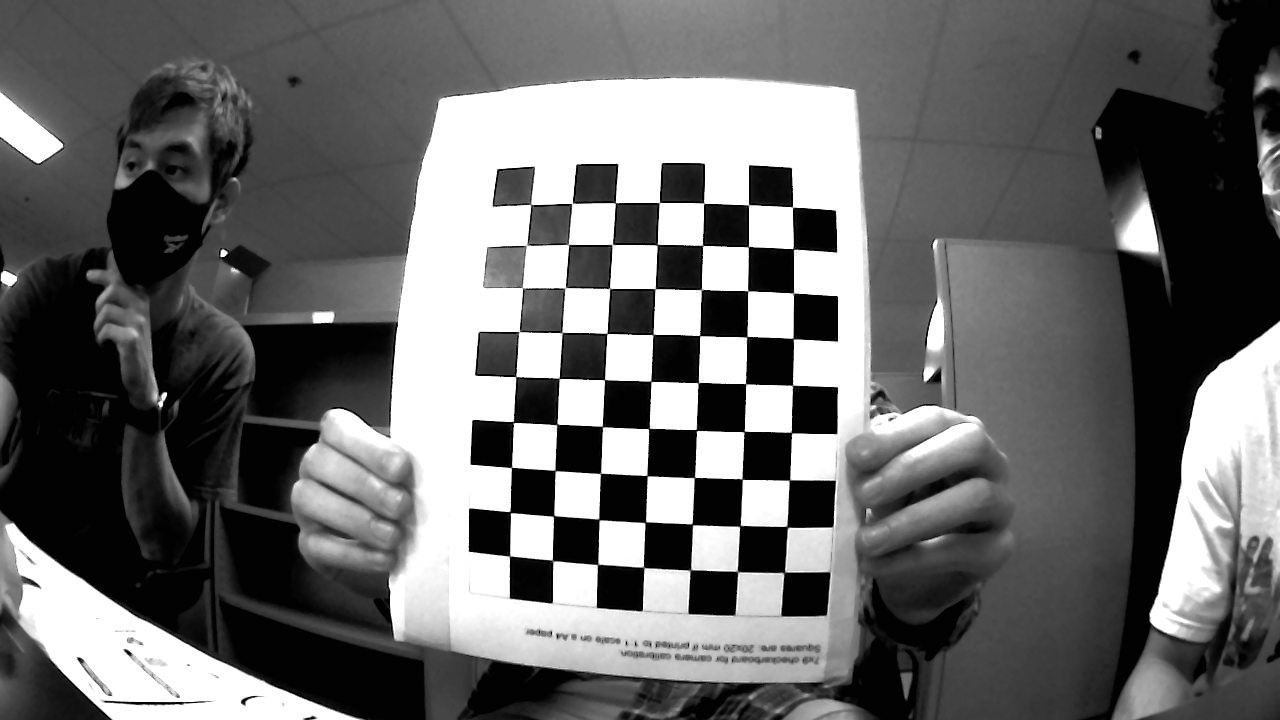
#> input picture Linux Code/Camera Roll/WIN_20211018_17_45_04_Pro.jpg, 1280 x 720 px; its folder holds only this picture in this run
$ python CameraCallibration.py
#> lines starting #> are read from the running program, lines starting #| are printed output that depends on the picture; after the words box and inside, x2 and y2 are one past the last pixel; in counts of white or black regions, pixels touching at a corner belong together; long printed decimals are rounded
import numpy as np
import cv2 as cv
import glob

chessboardSize = (7,9)
frameSize = (1280, 720)

# termination criteria
criteria = (cv.TERM_CRITERIA_EPS + cv.TERM_CRITERIA_MAX_ITER, 30, 0.001)
# prepare object points, like (0,0,0), (1,0,0), (2,0,0) ....,(6,5,0)
objp = np.zeros((chessboardSize[0]*chessboardSize[1], 3), np.float32)
objp[:,:2] = np.mgrid[0:chessboardSize[0], 0:chessboardSize[1]].T.reshape(-1,2)
# Arrays to store object points and image points from all the images.
objpoints = [] # 3d point in real world space
imgpoints = [] # 2d points in image plane.

print("enetering loop")

images = glob.glob('Camera Roll/*.jpg')
for fname in images:
    img = cv.imread(fname)
#> img is the input picture: shape (720, 1280, 3); min 0, max 255, mean 105.1
    gray = cv.cvtColor(img, cv.COLOR_BGR2GRAY)
    # Find the chess board corners
    ret, corners = cv.findChessboardCorners(gray, chessboardSize, None)
#> ret = True; corners = 63 rows, first 8: [530.6, 204.4], [572.1, 203.4], [615.3, 202.7], [659.3, 202.6], [703.9, 203.2], [748.6, 204.8], [792.4, 207.1], [526.4, 245.4]
    # If found, add object points, image points (after refining them)
    if ret == True:
        objpoints.append(objp)
        corners2 = cv.cornerSubPix(gray,corners, (11,11), (-1,-1), criteria)
#> corners2 = 63 rows, first 8: [530.8, 204.5], [572.1, 203.4], [615.4, 202.7], [659.3, 202.5], [703.5, 203.2], [748.5, 204.7], [792.5, 207], [526.6, 245.4]
        imgpoints.append(corners)
        # Draw and display the corners
        cv.drawChessboardCorners(img, chessboardSize, corners2, ret)
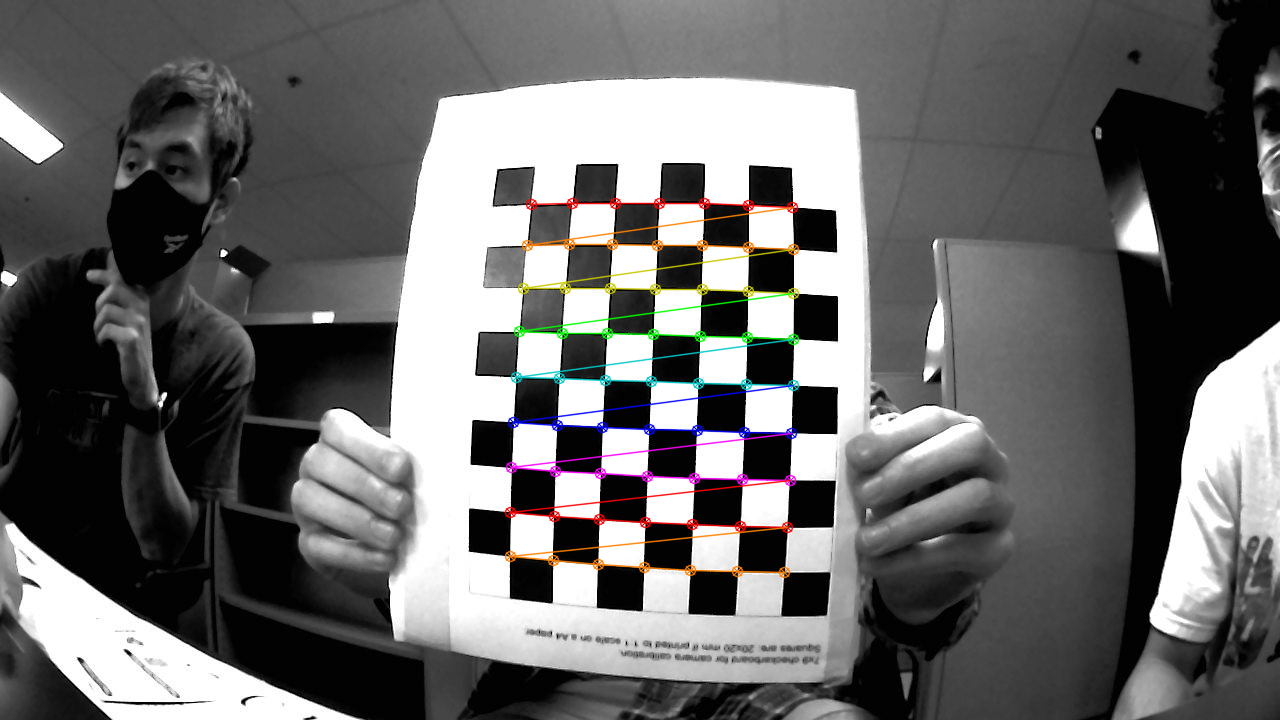
#> img: shape (720, 1280, 3); 2.06% of pixels changed, all inside (x1, y1, x2, y2) = (504, 197, 800, 579)
        cv.imshow('img', img)
        cv.waitKey(1000)
cv.destroyAllWindows()

#### Calibration ####

ret, mtx, dist, rvecs, tvecs = cv.calibrateCamera(objpoints, imgpoints, frameSize, None, None)
#> ret = 0.223; mtx = [[1011.1, 0, 651.3], [0, 1014.8, 335.7], [0, 0, 1]]; dist = [[-0.968, -0.603, 0.0278, 0.0173, 16.95]]; rvecs = ([-0.179, 0.112, 0.0346],); tvecs = ([-2.81, -3.05, 22.42],)
print("Camera Calibrated: ", ret)
#| Camera Calibrated:  0.223
print("\nCamera Matrix:\n", mtx)
#| Camera Matrix:
#|  [[1.01114303e+03 0.00000000e+00 6.51255994e+02]
#|  [0.00000000e+00 1.01479599e+03 3.35682281e+02]
#|  [0.00000000e+00 0.00000000e+00 1.00000000e+00]]
print("\nDistortion Parameters:\n", dist)
#| Distortion Parameters:
#|  [[-0.968 -0.6033  0.02776  0.01728 16.952]]
print("\nRotation Vectors:\n", rvecs)
#| Rotation Vectors:
#|  (array([[-0.179],
#|        [ 0.1118],
#|        [ 0.0346]]),)
print("\nTranslation Vectors:\n", tvecs)
#| Translation Vectors:
#|  (array([[-2.809],
#|        [-3.051],
#|        [22.423]]),)

$ run again, on Linux Code/Camera Roll/WIN_20211018_17_45_14_Pro.jpg
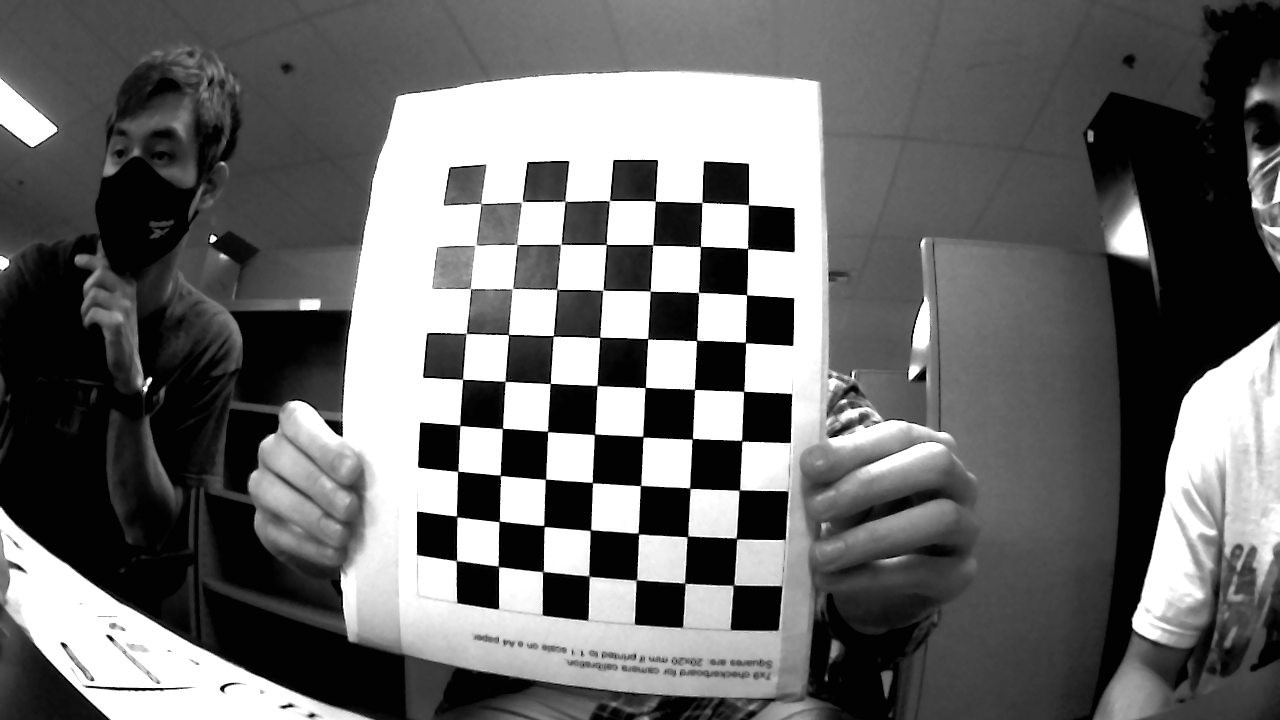
#> input picture Linux Code/Camera Roll/WIN_20211018_17_45_14_Pro.jpg, 1280 x 720 px
#> img is the input picture: shape (720, 1280, 3); min 0, max 255, mean 105.8
#> `ret, corners = cv.findChessboardCorners(gray, chessboardSize, None)`: ret = True; corners = 63 rows, first 8: [480.9, 203.5], [522.5, 201.4], [565.1, 201.3], [609.6, 200.5], [655.3, 201], [702, 202.4], [748.4, 204.6], [476.2, 244.6]
#> corners2 = 63 rows, first 8: [480.8, 203.5], [521.7, 201.6], [564.9, 201.4], [609.4, 200.6], [655.4, 201.1], [701.9, 202.5], [748.5, 204.7], [475.5, 245.4]
#> `cv.drawChessboardCorners(img, chessboardSize, corners2, ret)`:
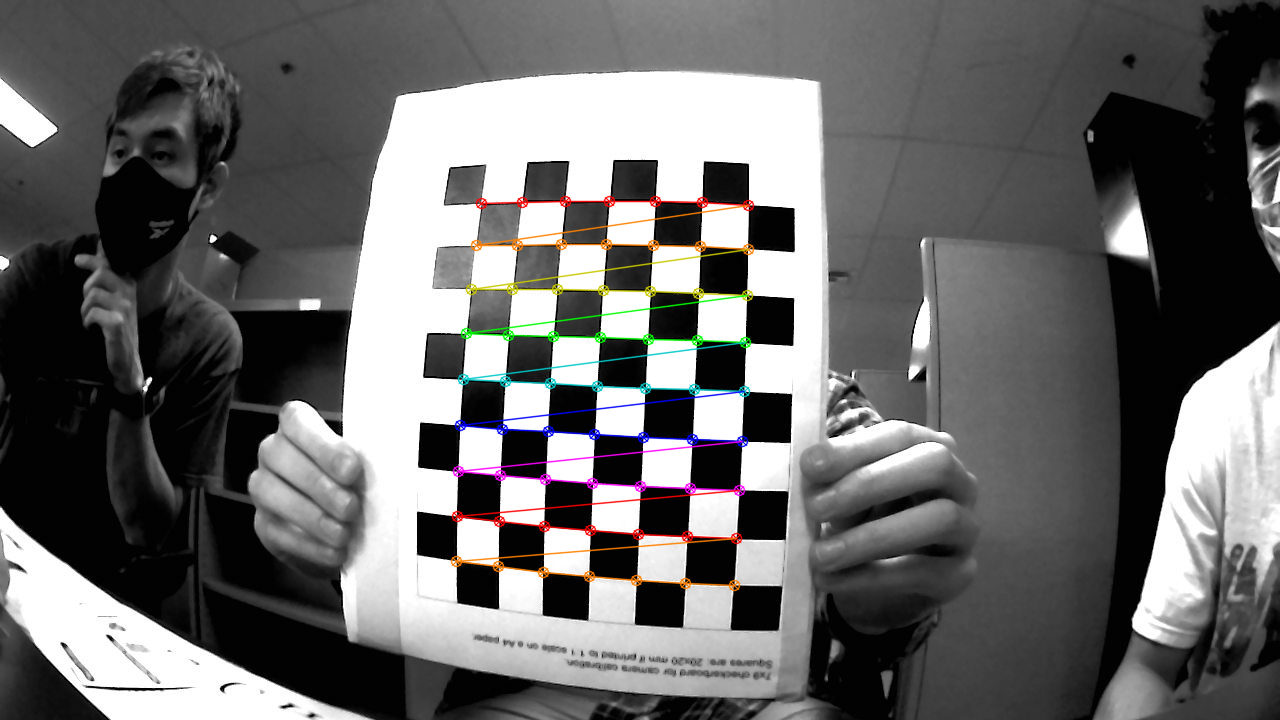
#> img: shape (720, 1280, 3); 2.09% of pixels changed, all inside (x1, y1, x2, y2) = (450, 195, 755, 592)
#> `ret, mtx, dist, rvecs, tvecs = cv.calibrateCamera(objpoints, imgpoints..`: ret = 0.189; mtx = [[776.6, 0, 657.4], [0, 780.7, 372.7], [0, 0, 1]]; dist = [[-0.587, 0.538, -0.00399, 0.00758, 0.175]]; rvecs = ([-0.122, 0.0791, 0.0442],); tvecs = ([-4.03, -3.82, 16.6],)
#| Camera Calibrated:  0.1895
#| Camera Matrix:
#|  [[776.633    0.         657.385]
#|  [  0.         780.677 372.686]
#|  [  0.           0.           1.        ]]
#| Distortion Parameters:
#|  [[-0.5866  0.5383 -0.003985  0.007577   0.1751]]
#| Rotation Vectors:
#|  (array([[-0.1221],
#|        [ 0.07913],
#|        [ 0.04424  ]]),)
#| Translation Vectors:
#|  (array([[-4.033],
#|        [-3.823],
#|        [16.601]]),)

$ run again, on Linux Code/Camera Roll/WIN_20211018_17_45_16_Pro.jpg
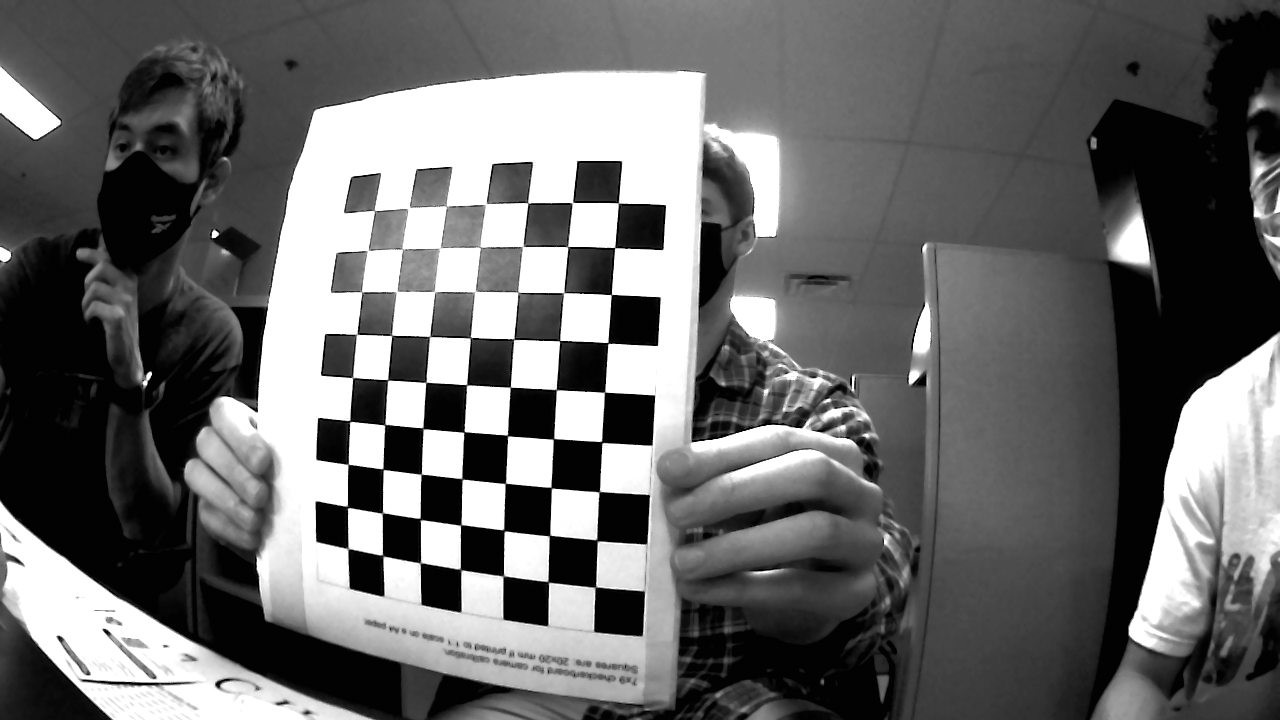
#> input picture Linux Code/Camera Roll/WIN_20211018_17_45_16_Pro.jpg, 1280 x 720 px
#> img is the input picture: shape (720, 1280, 3); min 0, max 255, mean 105
#> `ret, corners = cv.findChessboardCorners(gray, chessboardSize, None)`: ret = True; corners = 63 rows, first 8: [595.6, 587.1], [548.4, 581.5], [503.4, 576.1], [460.7, 569.4], [420.3, 563.1], [382.8, 555.2], [348.5, 549.6], [596.8, 540.3]
#> corners2 = 63 rows, first 8: [595.3, 587.1], [548.3, 581.8], [503.4, 575.9], [460.5, 569.5], [420.5, 562.7], [382.6, 555.6], [347.9, 548.5], [596.9, 540.3]
#> `cv.drawChessboardCorners(img, chessboardSize, corners2, ret)`:
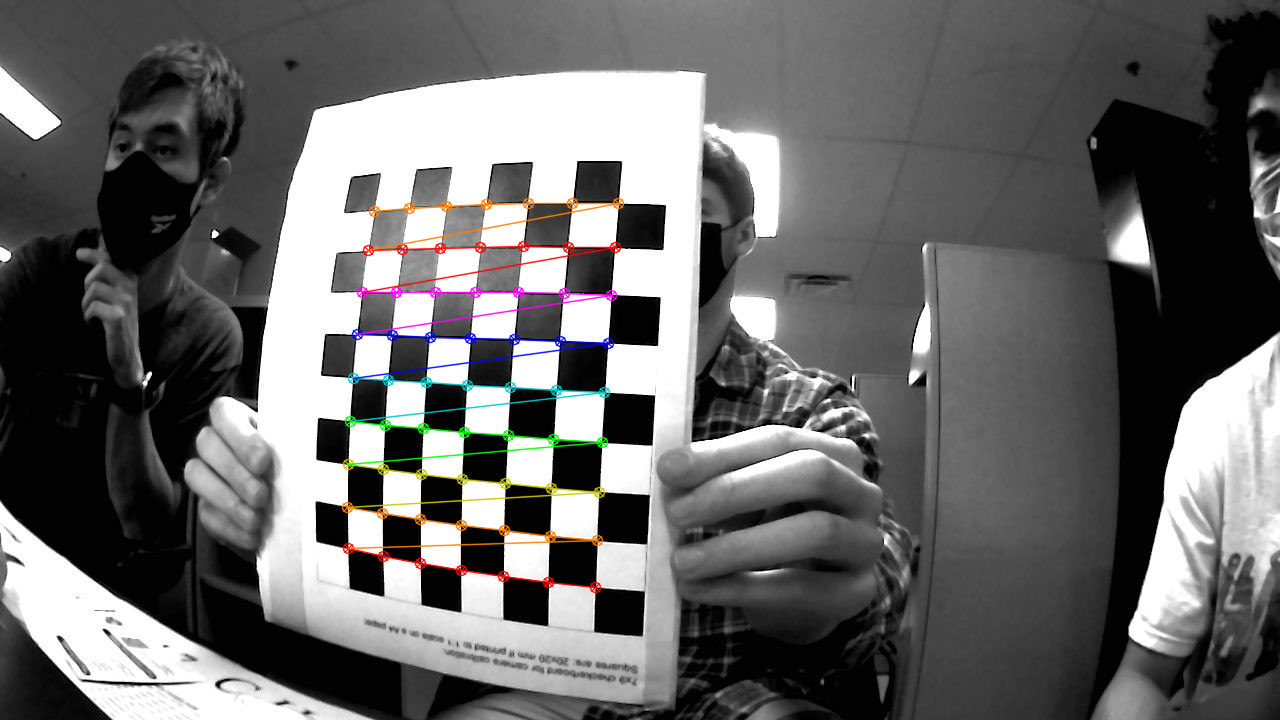
#> img: shape (720, 1280, 3); 1.93% of pixels changed, all inside (x1, y1, x2, y2) = (341, 197, 625, 594)
#> `ret, mtx, dist, rvecs, tvecs = cv.calibrateCamera(objpoints, imgpoints..`: ret = 0.215; mtx = [[658.9, 0, 675.3], [0, 659.3, 377.1], [0, 0, 1]]; dist = [[-0.4, 0.179, -0.00138, -0.000496, 0.00411]]; rvecs = ([-0.108, -0.13, -3.09],); tvecs = ([-1.63, 4.28, 12.8],)
#| Camera Calibrated:  0.2154
#| Camera Matrix:
#|  [[658.943   0.         675.302 ]
#|  [  0.         659.324 377.149]
#|  [  0.           0.           1.        ]]
#| Distortion Parameters:
#|  [[-0.4   0.1787  -0.001382 -0.0004955  0.004112]]
#| Rotation Vectors:
#|  (array([[-0.1078],
#|        [-0.1302],
#|        [-3.086]]),)
#| Translation Vectors:
#|  (array([[-1.632],
#|        [ 4.284],
#|        [12.796]]),)

$ run again, on Linux Code/Camera Roll/WIN_20211018_17_45_18_Pro.jpg
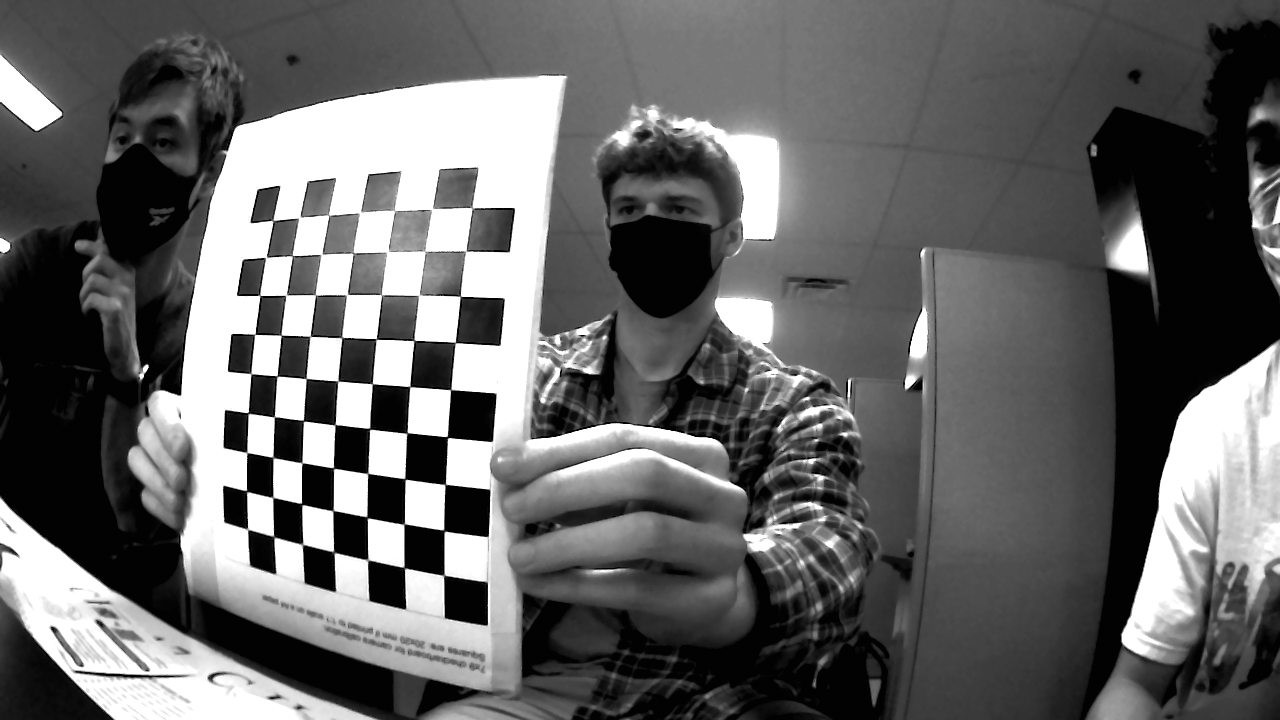
#> input picture Linux Code/Camera Roll/WIN_20211018_17_45_18_Pro.jpg, 1280 x 720 px
#> img is the input picture: shape (720, 1280, 3); min 0, max 255, mean 101.4
#> `ret, corners = cv.findChessboardCorners(gray, chessboardSize, None)`: ret = True; corners = 63 rows, first 8: [273, 220.6], [300.6, 216.2], [328.5, 216.7], [360.7, 211], [394.5, 210], [432.2, 210.2], [473.1, 208.8], [266.4, 256.2]
#> corners2 = 63 rows, first 8: [273.1, 220.5], [299.3, 217.5], [328.7, 215.2], [359.8, 212.5], [394.5, 210.5], [432.1, 208.7], [472.2, 207.7], [265.9, 257.2]
#> `cv.drawChessboardCorners(img, chessboardSize, corners2, ret)`:
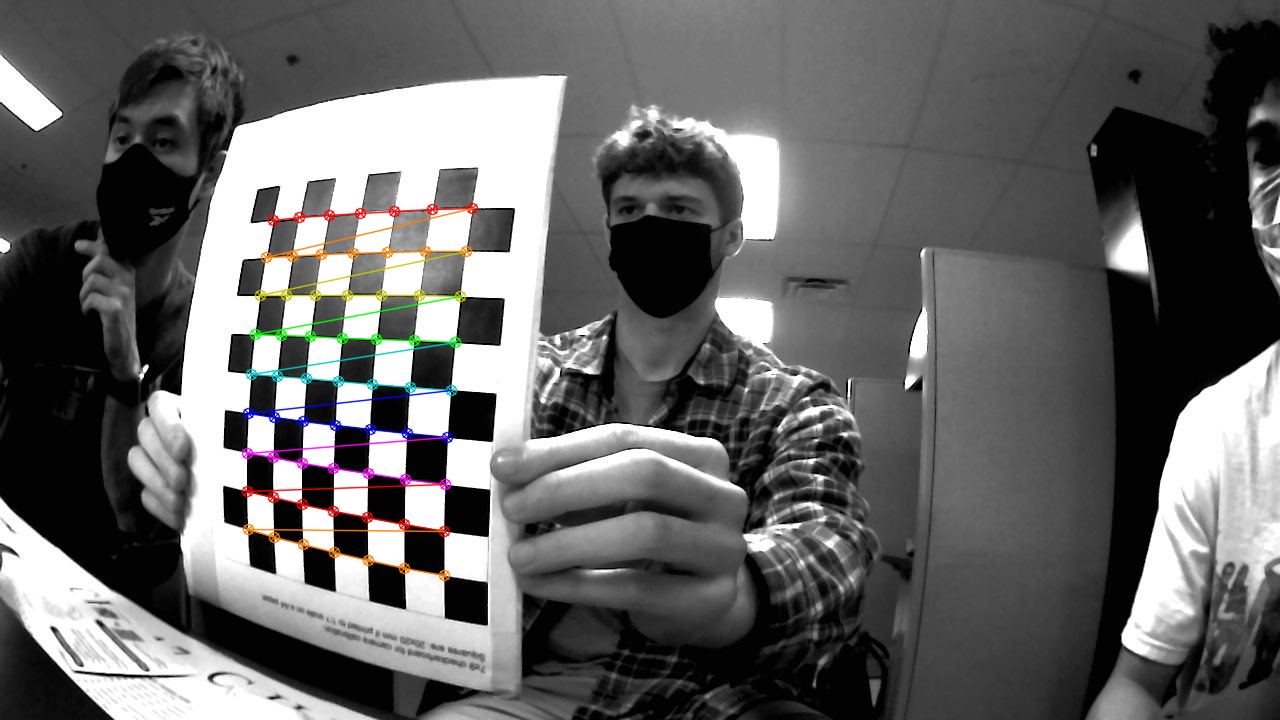
#> img: shape (720, 1280, 3); 1.66% of pixels changed, all inside (x1, y1, x2, y2) = (241, 202, 479, 582)
#> `ret, mtx, dist, rvecs, tvecs = cv.calibrateCamera(objpoints, imgpoints..`: ret = 0.254; mtx = [[485.4, 0, 655], [0, 485.5, 389.6], [0, 0, 1]]; dist = [[-0.22, 0.067, -0.00164, 0.00645, -0.0111]]; rvecs = ([-0.0442, 0.0443, 0.0659],); tvecs = ([-10.01, -4.37, 10.16],)
#| Camera Calibrated:  0.2535
#| Camera Matrix:
#|  [[485.396   0.         654.999]
#|  [  0.         485.544 389.558]
#|  [  0.           0.           1.        ]]
#| Distortion Parameters:
#|  [[-0.2201  0.06702 -0.001636  0.006451 -0.0111]]
#| Rotation Vectors:
#|  (array([[-0.04415],
#|        [ 0.04428],
#|        [ 0.06592]]),)
#| Translation Vectors:
#|  (array([[-10.012],
#|        [ -4.367 ],
#|        [ 10.157]]),)
